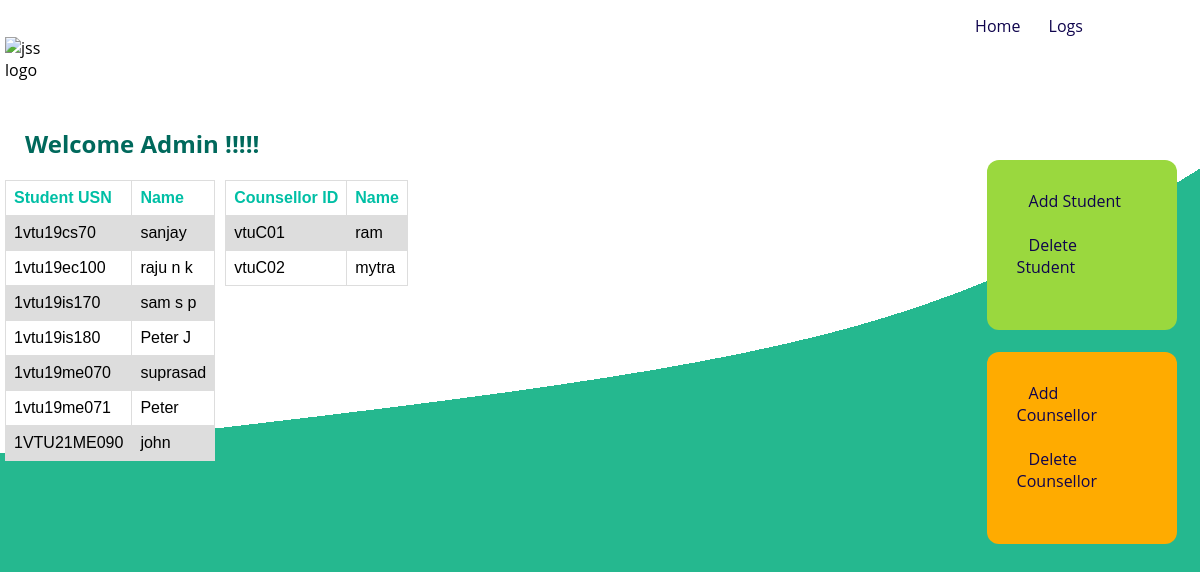
Screenshot of /gittest/admin.php with the database file from the repository.
### tables this page shows
CREATE TABLE `student` (
  `usn` varchar(45) NOT NULL,
  `name` varchar(45) NOT NULL,
  `gender` varchar(45) NOT NULL,
  `age` int(3) NOT NULL,
  `year` int(3) NOT NULL,
  `department` varchar(45) NOT NULL,
  `phno` varchar(45) NOT NULL,
  `password` varchar(45) NOT NULL
);

CREATE TABLE `counsellor` (
  `counsellor_id` varchar(45) NOT NULL,
  `name` varchar(45) NOT NULL,
  `gender` varchar(45) NOT NULL,
  `age` int(3) NOT NULL,
  `email` varchar(45) NOT NULL,
  `phno` varchar(45) NOT NULL,
  `password` varchar(45) NOT NULL
);

### gittest/admin.php (the view, shortened to what this page needs)
<?php
include('connection.php');
?>
<!DOCTYPE html>
<html lang="en">
  <head>
    <div class="mnu">
      <a
        href="index.php"
        style="
          text-decoration: none;
          color: rgb(15, 4, 77);
          padding: 12px 12px 12px 12px;
        "
        >Home</a
      >
      <a
        href="logs.php"
        style="
          text-decoration: none;
          color: rgb(15, 4, 77);
          padding: 12px 12px 12px 12px;
        "
        >Logs</a
      >
      <a
        href="login.php"
        style="
          text-decoration: none;
          color: white;
          padding: 12px 12px 12px 12px;
        "
        >Logout</a
      >
    </div>
  </head>
  <body>
  <header>
		<img src="images_student/jssate.png" alt="jss logo">
	</header>
    <section>
      <h1 style="padding-top: 90px; color:#00695c">Welcome Admin !!!!!</h1>
      <div style="float: left;  padding-top: 20px;">
        <table>
        <tr>
        <th>Student USN</th>
        <th>Name</th>
        </tr>
      <?php
        $query="SELECT usn, name from student";
        $result=$conn-> query($query);
        if ($result == true) {
            while ($row = $result-> fetch_assoc()) {
                echo "<tr><td>". $row["usn"] . "</td><td>" . $row["name"] . "</td></tr>";
            }
        echo "</table>";
    }
        else{
            echo "No details available";
        }
        ?>
      </div>
      <div style="float: left; padding-left:10px; padding-top: 20px;">
      <table>
      <tr>
        <th>Counsellor ID</th>
        <th>Name</th>
        </tr>
        <?php
        $query1="select counsellor_id, name from counsellor";
        $result1=$conn-> query($query1);
        if($result1 == true){
          while($row = $result1-> fetch_assoc()){
           echo "<tr><td>". $row["counsellor_id"] . "</td><td>" . $row["name"] . "</td></tr>";
          }
        echo "</table>";
    }
        else{
            echo "No details available";
        }
        ?>
      </div>
    </section>
    <section class="rightbox">
      <div class="add-del">
        <div class="std" style="padding: 30px 30px 30px 30px">
          <a
            href="astudent_redirect.php"
            style="
              text-decoration: none;
              color: rgb(15, 4, 77);
              padding: 12px 12px 12px 12px;
            "
            >Add Student</a
          ><br /><br />
          <a
            href="astudentdel_redirect.php"
            style="
              text-decoration: none;
              color: rgb(15, 4, 77);
              padding: 12px 12px 12px 12px;
            "
            >Delete Student</a
          ><br /><br />
        </div>
        <div>
          <br />
        </div>
        <div class="coun" style="padding: 30px 30px 30px 30px">
          <a
            href="acounsellor_redirect.php"
            style="
              text-decoration: none;
              color: rgb(15, 4, 77);
              padding: 12px 12px 12px 12px;
            "
            >Add Counsellor</a
          ><br /><br />
          <a
            href="acounsellordel_redirect.php"
            style="
              text-decoration: none;
              color: rgb(15, 4, 77);
              padding: 12px 12px 12px 12px;
            "
            >Delete Counsellor</a
          ><br /><br />
        </div>
      </div>
    </section>
  </body>
</html>

### gittest/admin.php (style rules this page uses)
body { background-image: url(images_student/bg1.png); margin: 5px; font-family: "Open Sans", sans-serif; background-color: #00bfa5; }
h1 { text-align: left; padding-left: 20px; padding-top: 20px; margin: 0px; font-size: 3vh; font-weight: bold; color: rgb(15, 4, 77); }
.rightbox { float: right; text-decoration: none; text-align: middle; padding-right: 18px; width: 16%; }
.std { text-align: justify; background-color: rgb(154, 216, 62); border-radius: 12px; }
.coun { text-align: justify; background-color: #ffab00; border-radius: 12px; background-position: middle; }
.mnu { padding-top: 10px; text-align: right; padding-right: 20px; }
header { float: left; width: 50px; }
img { width: 200px; }
table { font-family: arial, sans-serif; border-collapse: collapse; width: 100%; }
td, th { border: 1px solid #dddddd; text-align: left; padding: 8px; }
th { color: #00bfa5; }
tr:nth-child(even) { background-color: #dddddd; }
tr:nth-child(odd) { background-color: #ffff; }

### rows the page displays
student: usn "1vtu19cs70", name "sanjay"
student: usn "1vtu19ec100", name "raju n k"
student: usn "1vtu19is170", name "sam s p"
student: usn "1vtu19is180", name "Peter J"
student: usn "1vtu19me070", name "suprasad"
student: usn "1vtu19me071", name "Peter"
student: usn "1VTU21ME090", name "john"
counsellor: counsellor_id "vtuC01", name "ram"
counsellor: counsellor_id "vtuC02", name "mytra"
